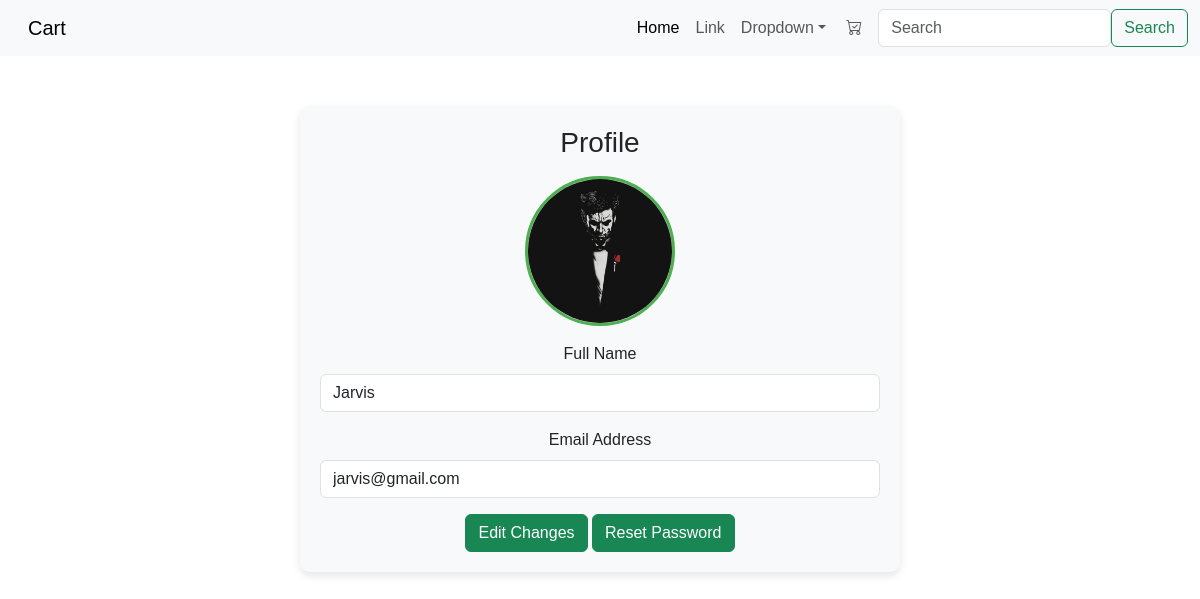
The page /UserProfile/ (signed in) on the database its author committed.
### one/models.py (models this page shows, shortened)
class User(models.Model):
    name=models.CharField(max_length=100)
    email=models.EmailField()
    password=models.CharField(max_length=100)
    profile_image = models.ImageField(blank=True, default='static/images/profile.jpg')

### one/views.py (the view)
# urls.py: path('UserProfile/',UserProfile,name='profile'),
def UserProfile(request):
    uname=request.session.get('username')
    UserObj=User.objects.filter(name=uname)
    return render(request,'Profile.html',{'user':UserObj[0]})

### templates/Profile.html (shortened to what this page needs)
{% extends 'AllInOne.html' %}
{% load static %}
{% block empty %}
<div class="container">
    <div class="profile-container text-center">
        <h3 class="mb-3">Profile</h3>
        <img src="{{ user.profile_image.url  }}"
             alt="Profile Picture"
             class="profile-img mb-3">
        <form method="POST" enctype="multipart/form-data">
            <div class="mb-3">
                <label for="name" class="form-label">Full Name</label>
                <input type="text" class="form-control" id="name" name="name" value="{{ user.name|default:'N/A' }}" readonly>
            </div>
            <div class="mb-3">
                <label for="email" class="form-label">Email Address</label>
                <input type="email" class="form-control" id="email" name="email" value="{{ user.email|default:'N/A' }}" readonly>
            </div>
        </form>
        <a href="{% url 'edit' %}" class="btn btn-success">Edit Changes</a>
        <a href="{% url 'resetpassword' %}" class="btn btn-success">Reset Password</a>
    </div>
</div>
{% endblock %}

### static/css/st.css (style rules this page uses)
body { font-family: Arial, sans-serif; margin: 0; padding: 0; }

### templates/Profile.html (style rules this page uses)
.profile-container { max-width: 600px; margin: 50px auto; background: #f8f9fa; padding: 20px; border-radius: 10px; box-shadow: 0 4px 8px rgba(0, 0, 0, 0.1); }
.profile-img { width: 150px; height: 150px; object-fit: cover; border-radius: 50%; border: 3px solid #4CAF50; }

### rows shown on the page
User: profile_image (picture), name "Jarvis", email "jarvis@gmail.com"
